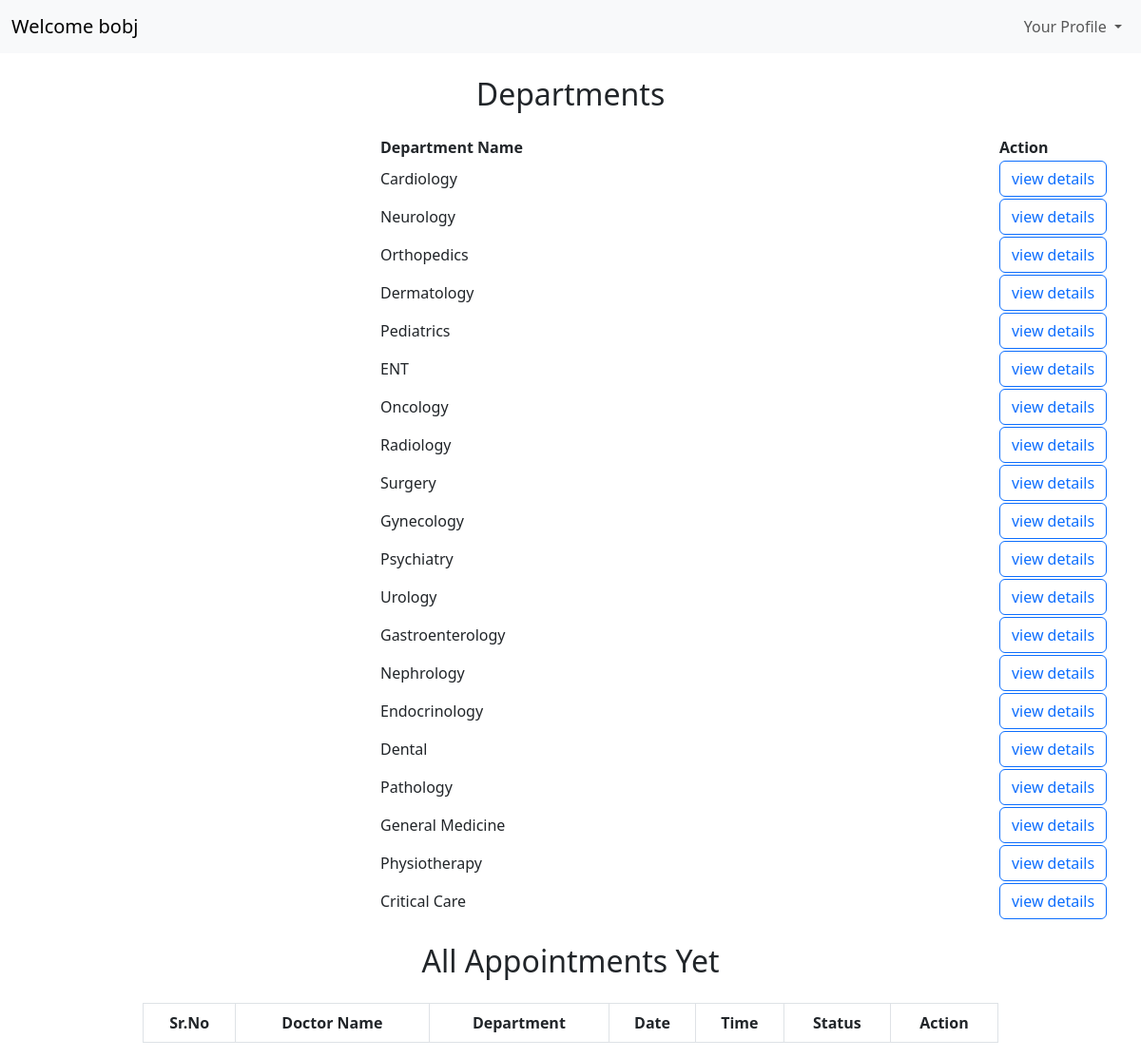
Screenshot of /dashboard/patient (signed in) with the database file from the repository.
### models/models.py (models this page shows)
class Department(db.Model):
    id=db.Column(db.Integer(),primary_key=True)
    name=db.Column(db.String(50),nullable = False)
    descreption=db.Column(db.String(200),nullable=True)

### controllers/patientDashboard.py (the view, shortened to what this page needs)
@thepatientDashboard.route("/dashboard/patient", methods=['GET','POST'])
def patientDashboard():
    if('user' in session and session['role']=="patient"):
        user=session['user']
        departments= Department.query.all()
        myappointmnets= Appointments.query.filter_by(patient=user).all()
        print("My Appointments:", myappointmnets)
        sendabledata = []
        details = {}
        print("Sendable Data:", sendabledata)
        sendabledata.reverse()
        return render_template("patientDashboard.html",user=user, departments=departments, sendabledata=sendabledata)
    else:
        return redirect("/login")

### templates/patientDashboard.html (shortened to what this page needs)
<!DOCTYPE html>
<html lang="en">
<head>
     <link href="https://cdn.jsdelivr.net/npm/bootstrap@5.3.0-alpha1/dist/css/bootstrap.min.css" rel="stylesheet">
</head>
<body>
<nav class="navbar navbar-expand-lg bg-body-tertiary">
  <div class="container-fluid">
    <a class="navbar-brand" href="#">Welcome {{user}}</a>
    <div class="collapse navbar-collapse justify-content-end" id="navbarSupportedContent">
        <ul class="navbar-nav">
          <li class="nav-item dropdown">
            <a class="nav-link dropdown-toggle" href="#" role="button" data-bs-toggle="dropdown" aria-expanded="false">
              Your Profile
            </a>
          </li>
        </ul>
    </div>
  </div>
</nav>
<h2 class="text-center my-4">Departments</h2>
<table>
    <thead>
        <tr>
            <th style="padding-right: 500px;padding-left: 400px;">Department Name</th>
            <th>Action</th>
        </tr>
    </thead>
    <tbody>
        {% for x in departments %}
        <tr>
            <td style="padding-right: 500px;padding-left: 400px;">{{ x.name }}</td>
            <td>
            <a class="btn btn-outline-primary" href="/dashboard/patient/dep-details/{{x.name}}">view details </a>
            </td>
        </tr>
        {% endfor %}
    </tbody>
</table>
<h2 class="text-center my-4">All Appointments Yet</h2>
<div style="max-width: 900px; margin: auto;">
  <table class="table table-bordered table-hover text-center align-middle">
    <thead>
      <tr >
        <th>Sr.No</th>
        <th>Doctor Name</th>
        <th>Department</th>
        <th>Date</th>
        <th>Time</th>
        <th>Status</th>
        <th>Action</th>
      </tr>
    </thead>
  </table>
</div>
</body>
</html>

### rows the page displays
Department: name "Cardiology"
Department: name "Neurology"
Department: name "Orthopedics"
Department: name "Dermatology"
Department: name "Pediatrics"
Department: name "ENT"
Department: name "Oncology"
Department: name "Radiology"
Department: name "Surgery"
Department: name "Gynecology"
Department: name "Psychiatry"
Department: name "Urology"
Department: name "Gastroenterology"
Department: name "Nephrology"
Department: name "Endocrinology"
Department: name "Dental"
Department: name "Pathology"
Department: name "General Medicine"
Department: name "Physiotherapy"
Department: name "Critical Care"

### other values shown
{{ user }} "bobj"
